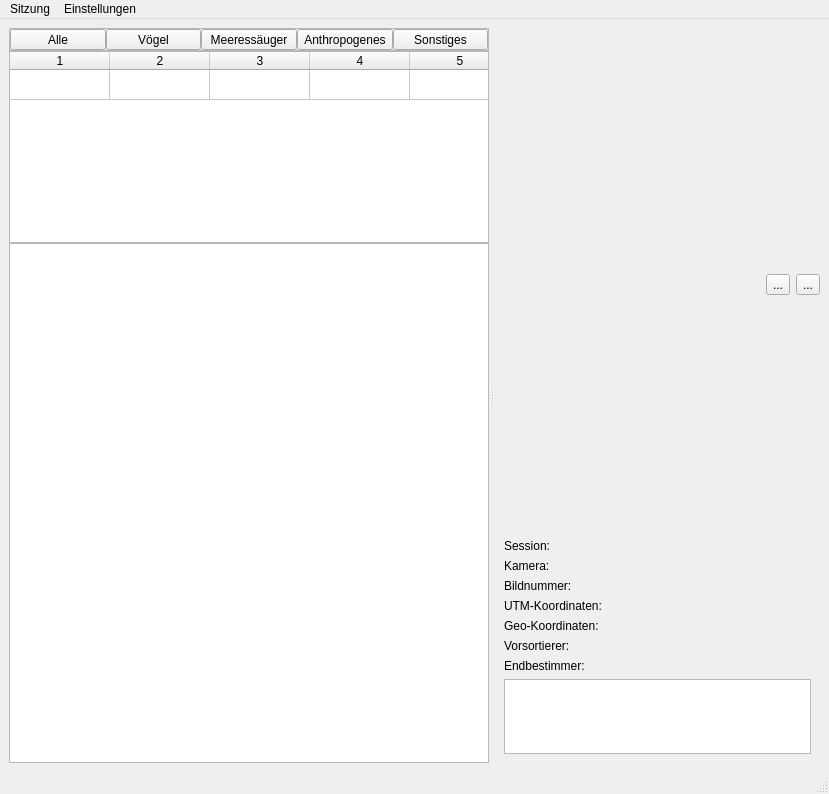
<?xml version="1.0" encoding="UTF-8"?>
<ui version="4.0">
 <class>MainWindow</class>
 <widget class="QMainWindow" name="MainWindow">
  <property name="geometry">
   <rect>
    <x>0</x>
    <y>0</y>
    <width>829</width>
    <height>794</height>
   </rect>
  </property>
  <property name="windowTitle">
   <string>MainWindow</string>
  </property>
  <widget class="QWidget" name="centralwidget">
   <layout class="QGridLayout" name="gridLayout">
    <item row="0" column="0">
     <widget class="QSplitter" name="splitter">
      <property name="sizePolicy">
       <sizepolicy hsizetype="Expanding" vsizetype="Expanding">
        <horstretch>0</horstretch>
        <verstretch>0</verstretch>
       </sizepolicy>
      </property>
      <property name="orientation">
       <enum>Qt::Horizontal</enum>
      </property>
      <property name="opaqueResize">
       <bool>true</bool>
      </property>
      <property name="handleWidth">
       <number>6</number>
      </property>
      <property name="childrenCollapsible">
       <bool>true</bool>
      </property>
      <widget class="QWidget" name="widget_table" native="true">
       <property name="sizePolicy">
        <sizepolicy hsizetype="MinimumExpanding" vsizetype="MinimumExpanding">
         <horstretch>0</horstretch>
         <verstretch>0</verstretch>
        </sizepolicy>
       </property>
       <property name="minimumSize">
        <size>
         <width>480</width>
         <height>0</height>
        </size>
       </property>
       <layout class="QVBoxLayout" name="verticalLayout_2">
        <property name="spacing">
         <number>0</number>
        </property>
        <item>
         <widget class="QFrame" name="frame_types">
          <property name="sizePolicy">
           <sizepolicy hsizetype="MinimumExpanding" vsizetype="Minimum">
            <horstretch>0</horstretch>
            <verstretch>0</verstretch>
           </sizepolicy>
          </property>
          <property name="frameShape">
           <enum>QFrame::StyledPanel</enum>
          </property>
          <property name="frameShadow">
           <enum>QFrame::Plain</enum>
          </property>
          <layout class="QGridLayout" name="gridLayout_3">
           <property name="leftMargin">
            <number>0</number>
           </property>
           <property name="topMargin">
            <number>0</number>
           </property>
           <property name="rightMargin">
            <number>0</number>
           </property>
           <property name="bottomMargin">
            <number>0</number>
           </property>
           <property name="spacing">
            <number>0</number>
           </property>
           <item row="0" column="3">
            <widget class="QToolButton" name="button_type_anthro">
             <property name="sizePolicy">
              <sizepolicy hsizetype="MinimumExpanding" vsizetype="Fixed">
               <horstretch>1</horstretch>
               <verstretch>0</verstretch>
              </sizepolicy>
             </property>
             <property name="text">
              <string>Anthropogenes</string>
             </property>
             <property name="checkable">
              <bool>true</bool>
             </property>
             <property name="dbvalue" stdset="0">
              <string>ANTHRO</string>
             </property>
             <attribute name="buttonGroup">
              <string notr="true">button_group_types</string>
             </attribute>
            </widget>
           </item>
           <item row="0" column="1">
            <widget class="QToolButton" name="button_type_bird">
             <property name="sizePolicy">
              <sizepolicy hsizetype="MinimumExpanding" vsizetype="Fixed">
               <horstretch>1</horstretch>
               <verstretch>0</verstretch>
              </sizepolicy>
             </property>
             <property name="text">
              <string>Vögel</string>
             </property>
             <property name="checkable">
              <bool>true</bool>
             </property>
             <property name="checked">
              <bool>false</bool>
             </property>
             <property name="dbvalue" stdset="0">
              <string>BIRD</string>
             </property>
             <attribute name="buttonGroup">
              <string notr="true">button_group_types</string>
             </attribute>
            </widget>
           </item>
           <item row="0" column="2">
            <widget class="QToolButton" name="button_type_mammal">
             <property name="sizePolicy">
              <sizepolicy hsizetype="MinimumExpanding" vsizetype="Fixed">
               <horstretch>1</horstretch>
               <verstretch>0</verstretch>
              </sizepolicy>
             </property>
             <property name="text">
              <string>Meeressäuger</string>
             </property>
             <property name="checkable">
              <bool>true</bool>
             </property>
             <property name="dbvalue" stdset="0">
              <string>MAMMAL</string>
             </property>
             <attribute name="buttonGroup">
              <string notr="true">button_group_types</string>
             </attribute>
            </widget>
           </item>
           <item row="0" column="4">
            <widget class="QToolButton" name="button_type_misc">
             <property name="sizePolicy">
              <sizepolicy hsizetype="MinimumExpanding" vsizetype="Fixed">
               <horstretch>1</horstretch>
               <verstretch>0</verstretch>
              </sizepolicy>
             </property>
             <property name="text">
              <string>Sonstiges</string>
             </property>
             <property name="checkable">
              <bool>true</bool>
             </property>
             <property name="dbvalue" stdset="0">
              <string>MISC</string>
             </property>
             <attribute name="buttonGroup">
              <string notr="true">button_group_types</string>
             </attribute>
            </widget>
           </item>
           <item row="0" column="0">
            <widget class="QToolButton" name="button_type_all">
             <property name="sizePolicy">
              <sizepolicy hsizetype="MinimumExpanding" vsizetype="Fixed">
               <horstretch>1</horstretch>
               <verstretch>0</verstretch>
              </sizepolicy>
             </property>
             <property name="text">
              <string>Alle</string>
             </property>
             <property name="checkable">
              <bool>true</bool>
             </property>
             <property name="checked">
              <bool>false</bool>
             </property>
             <property name="autoExclusive">
              <bool>false</bool>
             </property>
             <property name="dbvalue" stdset="0">
              <string>%</string>
             </property>
             <attribute name="buttonGroup">
              <string notr="true">button_group_types</string>
             </attribute>
            </widget>
           </item>
          </layout>
          <zorder>button_type_mammal</zorder>
          <zorder>button_type_bird</zorder>
          <zorder>button_type_anthro</zorder>
          <zorder>button_type_misc</zorder>
          <zorder>button_type_all</zorder>
         </widget>
        </item>
        <item>
         <widget class="QTableWidget" name="table_header_filters">
          <property name="sizePolicy">
           <sizepolicy hsizetype="MinimumExpanding" vsizetype="Minimum">
            <horstretch>0</horstretch>
            <verstretch>0</verstretch>
           </sizepolicy>
          </property>
          <property name="maximumSize">
           <size>
            <width>16777215</width>
            <height>16777215</height>
           </size>
          </property>
          <property name="verticalScrollBarPolicy">
           <enum>Qt::ScrollBarAlwaysOff</enum>
          </property>
          <property name="horizontalScrollBarPolicy">
           <enum>Qt::ScrollBarAlwaysOff</enum>
          </property>
          <property name="editTriggers">
           <set>QAbstractItemView::NoEditTriggers</set>
          </property>
          <property name="selectionMode">
           <enum>QAbstractItemView::NoSelection</enum>
          </property>
          <property name="rowCount">
           <number>1</number>
          </property>
          <property name="columnCount">
           <number>35</number>
          </property>
          <attribute name="horizontalHeaderVisible">
           <bool>true</bool>
          </attribute>
          <attribute name="verticalHeaderVisible">
           <bool>false</bool>
          </attribute>
          <row/>
          <column/>
          <column/>
          <column/>
          <column/>
          <column/>
          <column/>
          <column/>
          <column/>
          <column/>
          <column/>
          <column/>
          <column/>
          <column/>
          <column/>
          <column/>
          <column/>
          <column/>
          <column/>
          <column/>
          <column/>
          <column/>
          <column/>
          <column/>
          <column/>
          <column/>
          <column/>
          <column/>
          <column/>
          <column/>
          <column/>
          <column/>
          <column/>
          <column/>
          <column/>
          <column/>
         </widget>
        </item>
        <item>
         <widget class="QTableView" name="table_view_objects">
          <property name="sizePolicy">
           <sizepolicy hsizetype="MinimumExpanding" vsizetype="MinimumExpanding">
            <horstretch>0</horstretch>
            <verstretch>0</verstretch>
           </sizepolicy>
          </property>
          <property name="editTriggers">
           <set>QAbstractItemView::NoEditTriggers</set>
          </property>
          <property name="alternatingRowColors">
           <bool>true</bool>
          </property>
          <attribute name="horizontalHeaderVisible">
           <bool>true</bool>
          </attribute>
          <attribute name="verticalHeaderVisible">
           <bool>false</bool>
          </attribute>
         </widget>
        </item>
       </layout>
      </widget>
      <widget class="QWidget" name="widget_side" native="true">
       <property name="sizePolicy">
        <sizepolicy hsizetype="MinimumExpanding" vsizetype="MinimumExpanding">
         <horstretch>0</horstretch>
         <verstretch>0</verstretch>
        </sizepolicy>
       </property>
       <property name="minimumSize">
        <size>
         <width>325</width>
         <height>0</height>
        </size>
       </property>
       <property name="maximumSize">
        <size>
         <width>16777215</width>
         <height>16777215</height>
        </size>
       </property>
       <layout class="QVBoxLayout" name="verticalLayout">
        <property name="spacing">
         <number>1</number>
        </property>
        <item>
         <widget class="QFrame" name="frame_3">
          <property name="sizePolicy">
           <sizepolicy hsizetype="Expanding" vsizetype="Expanding">
            <horstretch>0</horstretch>
            <verstretch>0</verstretch>
           </sizepolicy>
          </property>
          <property name="minimumSize">
           <size>
            <width>0</width>
            <height>0</height>
           </size>
          </property>
          <property name="maximumSize">
           <size>
            <width>16777215</width>
            <height>16777215</height>
           </size>
          </property>
          <property name="baseSize">
           <size>
            <width>0</width>
            <height>0</height>
           </size>
          </property>
          <property name="frameShape">
           <enum>QFrame::NoFrame</enum>
          </property>
          <property name="frameShadow">
           <enum>QFrame::Raised</enum>
          </property>
          <layout class="QGridLayout" name="gridLayout_4">
           <property name="leftMargin">
            <number>0</number>
           </property>
           <property name="topMargin">
            <number>0</number>
           </property>
           <property name="rightMargin">
            <number>0</number>
           </property>
           <property name="bottomMargin">
            <number>0</number>
           </property>
           <item row="1" column="0">
            <spacer name="horizontalSpacer">
             <property name="orientation">
              <enum>Qt::Horizontal</enum>
             </property>
             <property name="sizeType">
              <enum>QSizePolicy::Expanding</enum>
             </property>
             <property name="sizeHint" stdset="0">
              <size>
               <width>40</width>
               <height>20</height>
              </size>
             </property>
            </spacer>
           </item>
           <item row="1" column="2">
            <widget class="QToolButton" name="button_save_image">
             <property name="text">
              <string>...</string>
             </property>
             <property name="icon">
              <iconset theme="document-save">
               <normaloff/>
              </iconset>
             </property>
            </widget>
           </item>
           <item row="1" column="3">
            <widget class="QToolButton" name="button_image_popup">
             <property name="text">
              <string>...</string>
             </property>
             <property name="icon">
              <iconset theme="view-fullscreen">
               <normaloff/>
              </iconset>
             </property>
            </widget>
           </item>
           <item row="0" column="0" colspan="4">
            <widget class="QWidget" name="widget_image" native="true">
             <property name="sizePolicy">
              <sizepolicy hsizetype="MinimumExpanding" vsizetype="MinimumExpanding">
               <horstretch>0</horstretch>
               <verstretch>0</verstretch>
              </sizepolicy>
             </property>
             <property name="minimumSize">
              <size>
               <width>240</width>
               <height>240</height>
              </size>
             </property>
             <property name="maximumSize">
              <size>
               <width>16777215</width>
               <height>16777215</height>
              </size>
             </property>
             <property name="sizeIncrement">
              <size>
               <width>0</width>
               <height>0</height>
              </size>
             </property>
            </widget>
           </item>
          </layout>
         </widget>
        </item>
        <item>
         <spacer name="verticalSpacer">
          <property name="orientation">
           <enum>Qt::Vertical</enum>
          </property>
          <property name="sizeHint" stdset="0">
           <size>
            <width>20</width>
            <height>40</height>
           </size>
          </property>
         </spacer>
        </item>
        <item>
         <widget class="QFrame" name="frame">
          <property name="sizePolicy">
           <sizepolicy hsizetype="Expanding" vsizetype="Minimum">
            <horstretch>0</horstretch>
            <verstretch>0</verstretch>
           </sizepolicy>
          </property>
          <property name="minimumSize">
           <size>
            <width>0</width>
            <height>0</height>
           </size>
          </property>
          <property name="maximumSize">
           <size>
            <width>16777215</width>
            <height>16777215</height>
           </size>
          </property>
          <property name="frameShape">
           <enum>QFrame::NoFrame</enum>
          </property>
          <property name="frameShadow">
           <enum>QFrame::Raised</enum>
          </property>
          <layout class="QGridLayout" name="gridLayout_2">
           <item row="2" column="1">
            <widget class="QLabel" name="label_image_text">
             <property name="text">
              <string/>
             </property>
             <property name="buddy">
              <cstring>widget_side</cstring>
             </property>
            </widget>
           </item>
           <item row="0" column="0">
            <widget class="QLabel" name="label">
             <property name="text">
              <string>Session:</string>
             </property>
            </widget>
           </item>
           <item row="1" column="1">
            <widget class="QLabel" name="label_cam_text">
             <property name="text">
              <string/>
             </property>
            </widget>
           </item>
           <item row="6" column="1">
            <widget class="QLabel" name="label_usr_text">
             <property name="text">
              <string/>
             </property>
            </widget>
           </item>
           <item row="5" column="0">
            <widget class="QLabel" name="label_11">
             <property name="text">
              <string>Vorsortierer:</string>
             </property>
            </widget>
           </item>
           <item row="4" column="1">
            <widget class="QLabel" name="label_geo_text">
             <property name="text">
              <string/>
             </property>
            </widget>
           </item>
           <item row="5" column="1">
            <widget class="QLabel" name="label_pre_user_text">
             <property name="text">
              <string/>
             </property>
            </widget>
           </item>
           <item row="3" column="1">
            <widget class="QLabel" name="label_utm_text">
             <property name="text">
              <string/>
             </property>
            </widget>
           </item>
           <item row="3" column="0">
            <widget class="QLabel" name="label_4">
             <property name="text">
              <string>UTM-Koordinaten:</string>
             </property>
            </widget>
           </item>
           <item row="4" column="0">
            <widget class="QLabel" name="label_5">
             <property name="text">
              <string>Geo-Koordinaten:</string>
             </property>
            </widget>
           </item>
           <item row="6" column="0">
            <widget class="QLabel" name="label_12">
             <property name="text">
              <string>Endbestimmer:</string>
             </property>
            </widget>
           </item>
           <item row="2" column="0">
            <widget class="QLabel" name="label_3">
             <property name="text">
              <string>Bildnummer:</string>
             </property>
            </widget>
           </item>
           <item row="1" column="0">
            <widget class="QLabel" name="label_2">
             <property name="text">
              <string>Kamera:</string>
             </property>
            </widget>
           </item>
           <item row="0" column="1">
            <widget class="QLabel" name="label_session_text">
             <property name="text">
              <string/>
             </property>
            </widget>
           </item>
           <item row="7" column="0" colspan="2">
            <widget class="QPlainTextEdit" name="plain_text_remark">
             <property name="sizePolicy">
              <sizepolicy hsizetype="Preferred" vsizetype="Preferred">
               <horstretch>0</horstretch>
               <verstretch>0</verstretch>
              </sizepolicy>
             </property>
             <property name="minimumSize">
              <size>
               <width>0</width>
               <height>50</height>
              </size>
             </property>
             <property name="maximumSize">
              <size>
               <width>16777215</width>
               <height>75</height>
              </size>
             </property>
             <property name="readOnly">
              <bool>true</bool>
             </property>
            </widget>
           </item>
          </layout>
         </widget>
        </item>
       </layout>
      </widget>
     </widget>
    </item>
   </layout>
  </widget>
  <widget class="QMenuBar" name="menubar">
   <property name="geometry">
    <rect>
     <x>0</x>
     <y>0</y>
     <width>829</width>
     <height>27</height>
    </rect>
   </property>
   <widget class="QMenu" name="menuSitzung">
    <property name="title">
     <string>Sitzung</string>
    </property>
    <addaction name="actionMit_Server_verbinden"/>
    <addaction name="actionSession_w_hlen"/>
   </widget>
   <widget class="QMenu" name="menuEinstellungen">
    <property name="title">
     <string>Einstellungen</string>
    </property>
    <addaction name="actionSpalten"/>
   </widget>
   <addaction name="menuSitzung"/>
   <addaction name="menuEinstellungen"/>
  </widget>
  <widget class="QStatusBar" name="statusbar"/>
  <action name="actionSpalten">
   <property name="text">
    <string>Spalten</string>
   </property>
  </action>
  <action name="actionMit_Server_verbinden">
   <property name="text">
    <string>Mit Server verbinden</string>
   </property>
  </action>
  <action name="actionSession_w_hlen">
   <property name="text">
    <string>Session wählen</string>
   </property>
  </action>
 </widget>
 <resources/>
 <connections/>
 <buttongroups>
  <buttongroup name="button_group_types">
   <property name="exclusive">
    <bool>true</bool>
   </property>
  </buttongroup>
 </buttongroups>
</ui>
